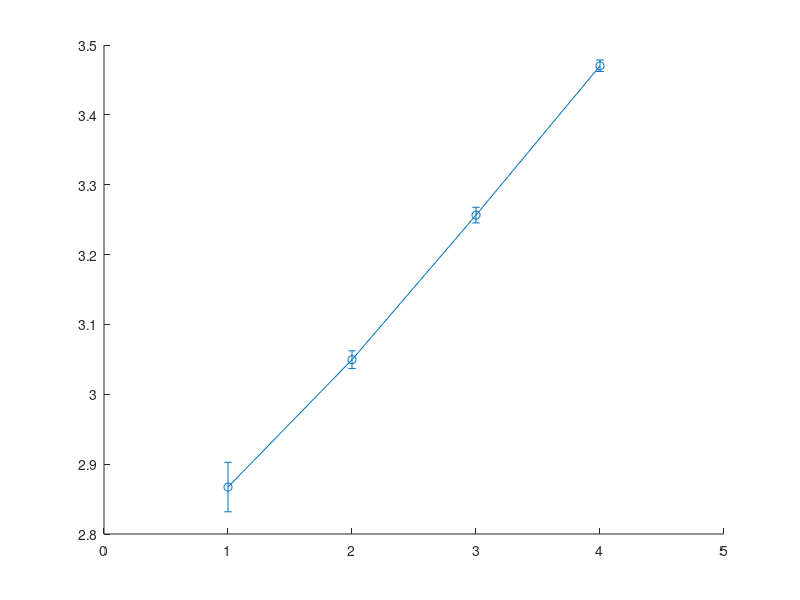

Source code (MATLAB): (Note: this script raises an error after producing the figure.)
clc;
clear all;
close all;% iPhone models
models = {'iPhone 12', 'iPhone 13', 'iPhone 14', 'iPhone 15'};

% Random Forest predictions
rf_predictions = [2.8672, 3.0495, 3.2565, 3.4702];

% Monte Carlo predictions - Confidence Intervals (Lower and Upper bounds)
mc_lower_bound = [2.8318, 3.0368, 3.2453, 3.4621];
mc_upper_bound = [2.9027, 3.0622, 3.2677, 3.4784];

% Calculate the error bars (difference between upper/lower bounds and the Random Forest prediction)
mc_errors = [(rf_predictions - mc_lower_bound); (mc_upper_bound - rf_predictions)];

% Create the plot
figure;
hold on;

% Plot Random Forest predictions with error bars (Monte Carlo confidence intervals)
errorbar(1:4, rf_predictions, mc_errors(1, :), mc_errors(2, :), 'o-', 'LineWidth', 2);

% Set x-axis labels
xticks(1:4);
xticklabels(models);

% Label axes
xlabel('iPhone Model');
ylabel('Predicted Battery Life (Years)');

% Add title
title('Random Forest Predictions with Monte Carlo Confidence Intervals');

% Add grid
grid on;

hold off;
